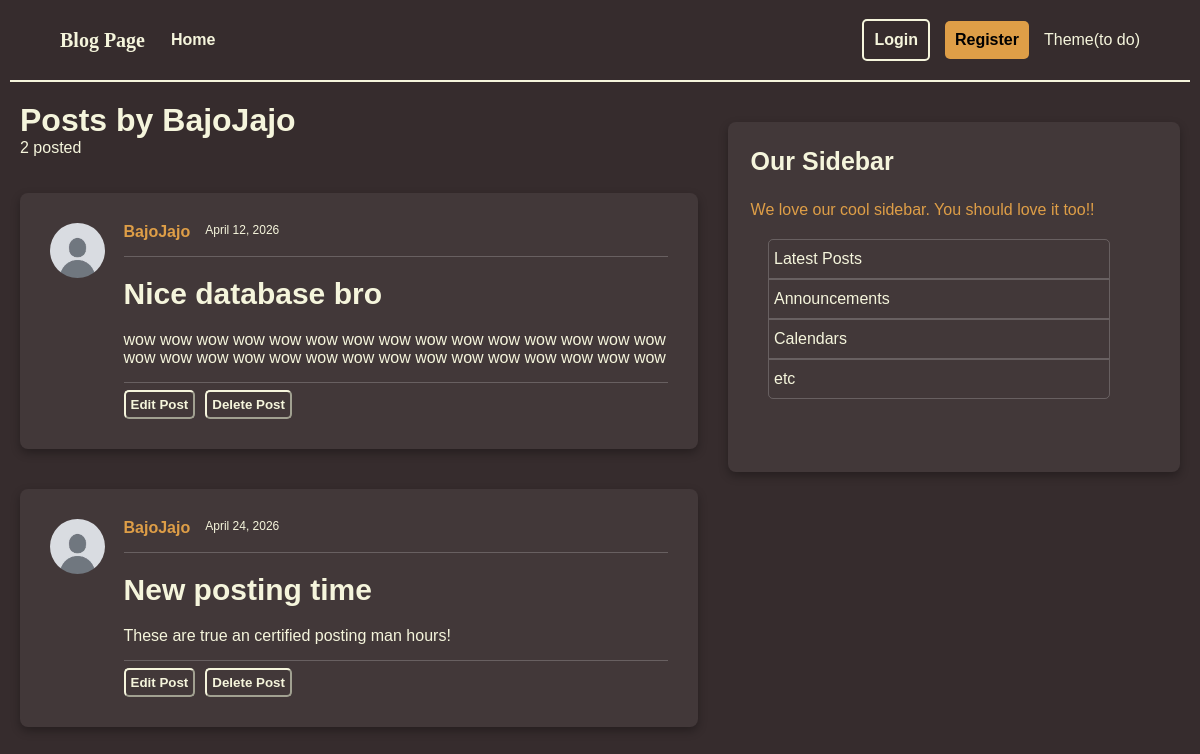
Screenshot of /users/2/posts with the database file from the repository.
### models.py (models this page shows, shortened)
class User(Base):
    __tablename__ = "users"
    id: Mapped[int] = mapped_column(Integer, primary_key=True, index=True)
    username: Mapped[str] = mapped_column(String(50), unique=True, nullable=False)
    email: Mapped[str] = mapped_column(String(120), unique=True, nullable=False)
    image_file: Mapped[str | None] = mapped_column(
        String(200),
        nullable=True,
        default=None,
    )
    posts: Mapped[list[Post]] = relationship(back_populates="author")

class Post(Base):
    __tablename__ = "posts"
    id: Mapped[int] = mapped_column(Integer, primary_key=True, index=True)
    title: Mapped[str] = mapped_column(String(100), nullable=False)
    content: Mapped[str] = mapped_column(Text, nullable=False)
    user_id: Mapped[int] = mapped_column(
        ForeignKey("users.id"),
        nullable=False,
        index=True,
    )
    date_posted: Mapped[datetime] = mapped_column(
        DateTime(timezone=True),
        default=lambda: datetime.now(UTC),
    )
    author: Mapped[User] = relationship(back_populates="posts")

### main.py (the view)
@app.get("/users/{user_id}/posts", include_in_schema=False)
def user_posts_page(request: Request, user_id: int, db: Annotated[Session, Depends(get_db)]):
    result = db.execute(select(models.User).where(models.User.id == user_id))
    user = result.scalars().first()
    if not user:
        raise HTTPException(
            status_code = status.HTTP_404_NOT_FOUND,
            detail = "User not found",
        )
    result = db.execute(select(models.Post).where(models.Post.user_id == user_id))
    posts = result.scalars().all()
    return template.TemplateResponse(
        request,
        "user_posts.html",
        {"posts": posts, "user": user, "title": f"{user.username}'s Posts"},
    )

### templates/user_posts.html
{% extends "layout.html" %}
{% block content %}
    <h1 class="posts_by">Posts by {{ user.username }}</h1>
    <p class="num_of_posts">{{ posts|length }} posted</p>
    {% for post in posts %}
        <div class="container">
            <div class="full_post">
                <img class="profile_pic" src="{{ post.author.image_path }}" alt="A profile picture of {{ post.author.username }}">
                <div class="post-content">
                <div class="author-and-date">
                    <a class="author" href="#">{{ post.author.username }}</a>
                    <small class="date_posted">{{ post.date_posted.strftime('%B %d, %Y') }}</small>
                </div>
                <hr class="post-line">
                <h2>
                <a class="title" href="#">{{ post.title }}</a>
                </h2>
                <p class="content">{{ post.content }}</p>
                <hr class="post-line">
                <div class="post-buttons">
                    <button id="edit-button">Edit Post</button>
                    <button id="delete-button">Delete Post</button>
                </div>
            </div>
            </div>
        </div>
    {% else %}
        <p class="no_posts">No posts by this user yet</p>
    {% endfor %}
{% endblock content %}

### static/style.css (style rules this page uses)
body { background-color: rgb(54, 44, 45); color: beige; margin: 0%; font-family: sans-serif; }
a { border-radius: 5px; }
.container { background-color: rgb(66, 56, 57); border-radius: 8px; margin-top: 20px; margin-bottom: 20px; padding: 30px; display: flex; flex-direction: column; box-shadow: 0 4px 10px rgba(0,0,0,0.3); max-width: 800px; }
.full_post { display: flex; flex-direction: row; }
.post-content { display: flex; flex-direction: column; flex-grow: 1; }
.author { color: rgb(222, 158, 71); font-size: 16px; font-weight: bold; text-decoration: none; margin-right: 15px; }
.title { color: beige; text-decoration: none; font-size: 30px; margin-top: 0; margin-bottom: 5px; }
.content { color: beige; margin: 0; inline-size: 100%; word-break: break-word; overflow-wrap: break-word; }
.author-and-date { display: flex; flex-direction: row; font-size: 0.9rem; }
.post-line { border: 0; border-top: 1px solid rgba(255, 255, 255, 0.2); margin: 15px 0 0 0; width: 100%; }
.post-buttons { margin-top: 7px; display: flex; flex-direction: row; }
.post-buttons button { padding: 5px; margin-right: 10px; border-radius: 5px; background-color: transparent; font-weight: bold; }
#edit-button { color: beige; border-color: beige; }
#delete-button { color: beige; border-color: beige; }
.profile_pic { width: 55px; height: 55px; border-radius: 30px; margin-right: 3%; }
.posts_by { margin: 0; }
.num_of_posts { margin-top: 0; }

### rows the page displays
User: username "BajoJajo"
Post: author.username "BajoJajo", date_posted "April 12, 2026", title "Nice database bro", content "wow wow wow wow wow wow wow wow wow wow wow wow wow wow wow wow wow wow wow wow wow wow wow wow wow wow wow wow wow wow"
Post: author.username "BajoJajo", date_posted "April 24, 2026", title "New posting time", content "These are true an certified posting man hours!"

### other values shown
{{ posts|length }} "2"
